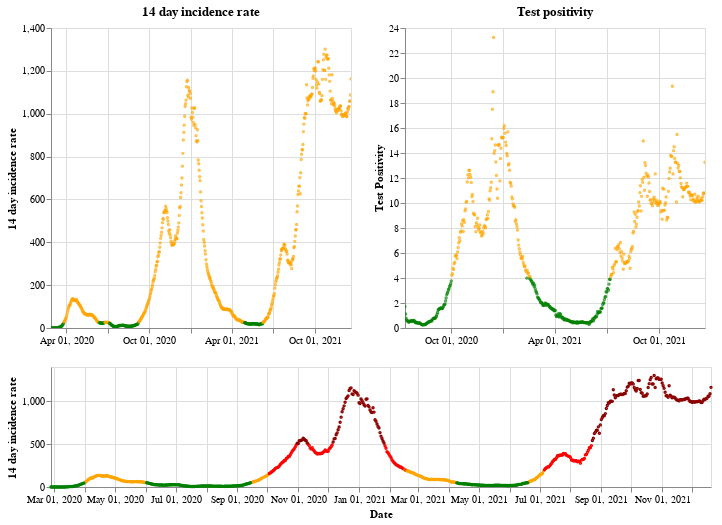

The notebook cell this image was saved under:
### Markdown cell above
## Wales

### Code cell
plot_traffic_light('Wales')

### Figure 1 — Vega-Lite specification as saved in the notebook (floating-point values rounded to 4 significant figures; data arrays with more than 128 entries replaced by an {"elided": "..."} marker saying what was removed)
{"config": {"view": {"continuousWidth": 400, "continuousHeight": 300}}, "vconcat": [{"hconcat": [{"mark": {"type": "point", "size": 2}, "encoding": {"color": {"condition": {"value": "green", "test": "(datum.twoWeeklyCasesRate <= 25)"}, "value": "orange"}, "tooltip": [{"type": "nominal", "field": "areaName"}, {"type": "temporal", "field": "date"}, {"type": "quantitative", "field": "twoWeeklyCasesRate"}, {"type": "quantitative", "field": "testPositivity"}], "x": {"type": "temporal", "axis": {"title": ""}, "field": "date", "scale": {"domain": {"selection": "DateBrush"}}, "timeUnit": "yearmonthdate"}, "y": {"type": "quantitative", "axis": {"title": "14 day incidence rate"}, "field": "twoWeeklyCasesRate"}}, "title": "14 day incidence rate", "width": 300}, {"mark": {"type": "point", "size": 2}, "encoding": {"color": {"condition": {"value": "green", "test": "(datum.testPositivity <= 4)"}, "value": "orange"}, "tooltip": [{"type": "nominal", "field": "areaName"}, {"type": "temporal", "field": "date"}, {"type": "quantitative", "field": "twoWeeklyCasesRate"}, {"type": "quantitative", "field": "testPositivity"}], "x": {"type": "temporal", "axis": {"title": ""}, "field": "date", "scale": {"domain": {"selection": "DateBrush"}}, "timeUnit": "yearmonthdate"}, "y": {"type": "quantitative", "axis": {"title": "Test Positivity"}, "field": "testPositivity"}}, "title": "Test positivity", "width": 300}]}, {"layer": [{"mark": {"type": "point", "size": 2}, "encoding": {"color": {"condition": {"value": "orange", "test": "(((datum.testPositivity < 4) && (datum.twoWeeklyCasesRate >= 50)) && (datum.twoWeeklyCasesRate < 200))"}, "value": "red"}, "opacity": {"condition": {"value": 1, "test": "((datum.twoWeeklyCasesRate >= 50) && (datum.twoWeeklyCasesRate < 500))"}, "value": 0}, "tooltip": [{"type": "nominal", "field": "areaName"}, {"type": "temporal", "field": "date"}, {"type": "quantitative", "field": "twoWeeklyCasesRate"}, {"type": "quantitative", "field": "testPositivity"}], "x": {"type": "temporal", "axis": {"title": "Date"}, "field": "date", "timeUnit": "yearmonthdate"}, "y": {"type": "quantitative", "axis": {"title": "14 day incidence rate"}, "field": "twoWeeklyCasesRate"}}, "selection": {"DateBrush": {"type": "interval", "encodings": ["x"], "fields": ["Time"]}}}, {"mark": {"type": "point", "size": 2}, "encoding": {"color": {"value": "darkred"}, "opacity": {"condition": {"value": 1, "test": "(datum.twoWeeklyCasesRate >= 500)"}, "value": 0}, "tooltip": [{"type": "nominal", "field": "areaName"}, {"type": "temporal", "field": "date"}, {"type": "quantitative", "field": "twoWeeklyCasesRate"}, {"type": "quantitative", "field": "testPositivity"}], "x": {"type": "temporal", "axis": {"title": "Date"}, "field": "date", "timeUnit": "yearmonthdate"}, "y": {"type": "quantitative", "axis": {"title": "14 day incidence rate"}, "field": "twoWeeklyCasesRate"}}}, {"mark": {"type": "point", "size": 2}, "encoding": {"color": {"condition": {"value": "green", "test": "((datum.testPositivity < 4) && (datum.twoWeeklyCasesRate < 50))"}, "value": "orange"}, "opacity": {"condition": {"value": 1, "test": "(datum.twoWeeklyCasesRate < 50)"}, "value": 0}, "tooltip": [{"type": "nominal", "field": "areaName"}, {"type": "temporal", "field": "date"}, {"type": "quantitative", "field": "twoWeeklyCasesRate"}, {"type": "quantitative", "field": "testPositivity"}], "x": {"type": "temporal", "axis": {"title": "Date"}, "field": "date", "timeUnit": "yearmonthdate"}, "y": {"type": "quantitative", "axis": {"title": "14 day incidence rate"}, "field": "twoWeeklyCasesRate"}}}], "height": 120, "width": 660}], "data": {"name": "data-459ea52642d5749d0c8426e381d8552d"}, "$schema": "https://vega.github.io/schema/vega-lite/v4.8.1.json", "datasets": {"data-459ea52642d5749d0c8426e381d8552d": {"elided": "663 records"}}}
